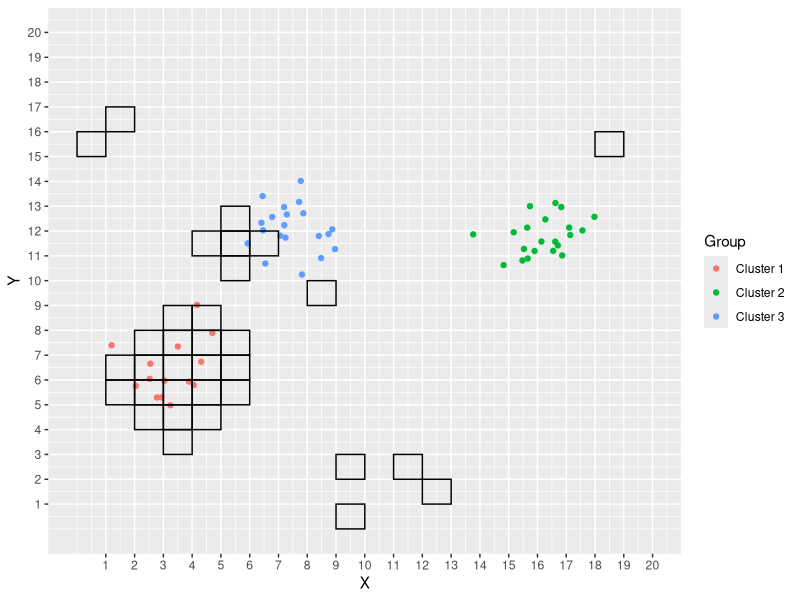
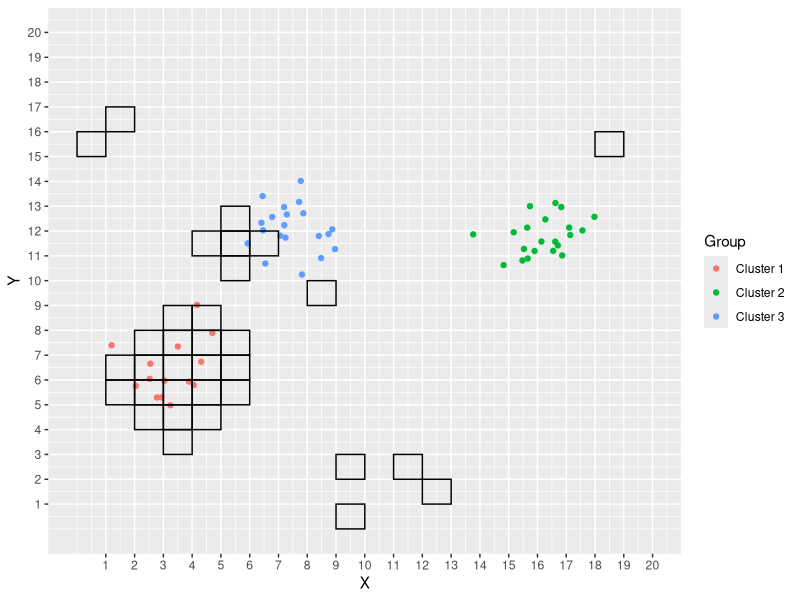
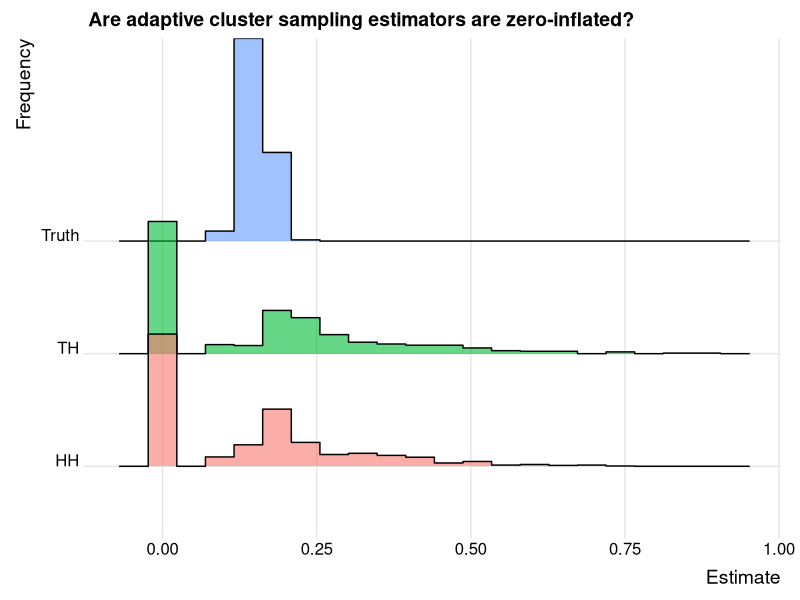

Write R code to recreate these figures, in order.
## ---- chunk 1
require(tidyverse)
## ---- chunk 2
make_clusters<-function(grid_size=20, nclusters=3, avg_size=20){
  # create a list of clusters.
  centers<-split(runif(nclusters*2,0,grid_size),seq(nclusters))
  # get the three cluster sizes
  sizes<-rpois(3,avg_size)
  # get list of matrices of the centers
  center_dfs<-map2(sizes,centers,
                   ~ kronecker(matrix(rep(1,.x),ncol=1), matrix(.y,ncol=2)))
                              # I actually used the kronecker product holy crap!
  # get coordinates of locations
  locations<-sizes %>% # use sizes
    map(~data.frame(matrix(rnorm(.x*2),ncol=2))) %>% # make list of df of changes from centers
    map2(.y=center_dfs,~.x+.y) %>% # add the changes on to the center
    map2(.y=seq(nclusters), ~ mutate(.x, Group=paste("Cluster",.y)))%>%
    bind_rows()
  colnames(locations)<-c("X","Y","Group")
  locations
}
make_clusters()
## ---- chunk 3
plot_clusters<-function(cluster_df, grid_size=20,samp=NULL){
  # cluster_df is the set of points on the grid
  # samp is the set of tiles that were sampled
  # create a plot of the clusters
  p<-ggplot(cluster_df, aes(x=X, y=Y, color=Group))+
    geom_point()+
    scale_x_continuous(breaks=seq(grid_size))+
    scale_y_continuous(breaks=seq(grid_size))+
    coord_cartesian(xlim=c(0,grid_size), ylim=c(0,grid_size))
  if(!is.null(samp)){
    # this will highlight tiles that are sampled
    # samp is the dataframe containing the coordinates for tiles
    p<-p+geom_rect(data=samp, 
                   aes( xmin=X-1, xmax=X, ymin=Y-1, ymax=Y),
                   color="black",
                   fill=NA)
  }
  plot(p)
}
## ---- chunk 4
is_occupied<-function(tile=c(1,1,1),df){
  # check if a tile is occupied tile location is given as c(row,column)
  # give a dataframe with coordinates of point
  # check if there are any points in xrange & yrange at the same time
  #sum((df[,1]<tile[2] & df[,1]>tile[2]-1) * (df[,1]<tile[2] & df[,1]>tile[2]-1))>0
  
  sum((df[,1]<tile[1]&df[,1]>tile[1]-1) & (df[,2]<tile[2] & df[,2]>tile[2]-1))>0
}
## ---- chunk 5
tile_sum<-function(tile=c(X=1,Y=1,K=1), df){
  # This function returns the y_k for tile k
  # tile is the tile to find the response of 
  # df is the dataframe of points on the grid
  sum((df[,1]<tile[1]&df[,1]>tile[1]-1) & (df[,2]<tile[2] & df[,2]>tile[2]-1))
}
## ---- chunk 6
get_neighbours<- function(tile=c(X=1,Y=1,k=1), hard_border=TRUE,grid_size=20){
  # gets a list of neighbouring tiles
  neighbours<-list(c(tile[1]-1, tile[2],   tile[3]),
                   c(tile[1],   tile[2]-1, tile[3]),
                   c(tile[1]+1, tile[2],   tile[3]),
                   c(tile[1],   tile[2]+1, tile[3]))
  if(hard_border){
    # do we want to include neighbours outside of the grid?
    # returns the neighbours that are only within the border
    neighbours<-neighbours[map_lgl(neighbours, ~prod(c(.x>0,.x<=grid_size)))]
  }
  # returns list of neighbours for a given tile 
  neighbours
}
## ---- chunk 7
get_tiles<-function(grid_size=20,n1=10,...){
  # this function returns a sample of n1 tiles using a square grid_size grid
  # get a tile
  tiles<-sample(1:grid_size^2,n1,...)
  # convert tile numbers into X and Y
  samp<-data.frame(X=tiles%%grid_size, Y=(tiles-1)%/%grid_size+1)
  samp$X[samp$X==0]<-grid_size
  samp$k<-1:n1
  samp
}

## ---- chunk 8
simulate_one<-function(nclusters=3, grid_size=20,n1=10,... ){
  # generate clusters
  points<-make_clusters()
  # choose the starting grid cells
  sample_tiles<-get_tiles(n1=10,...)
  # save a copy to check against for updates
  temp<-sample_tiles
  # check whether or not they are occupied based on the clusters
  occupied<-apply(sample_tiles,1,function(x) is_occupied(x, points))
  # find the neighbours of the occupied points
  neighbours<-apply(sample_tiles[occupied,], 1, get_neighbours)%>% # get neighbours
    bind_rows() %>% # turn list of neighbours into tibble
    as.data.frame() # into dataframe
  # update sample tiles to include neighbours
  sample_tiles<-rbind(sample_tiles,neighbours) %>%
    unique()
  
  # keep looping until sample_tiles does not grow
  while(dim(temp)[1]!=dim(sample_tiles)[1]){ 
    # save a copy to check against for updates
    temp<-sample_tiles
    # check whether or not they are occupied based on the clusters
    occupied<-apply(sample_tiles,1,function(x) is_occupied(x,points))
    # find the neighbours of the occupied points
    neighbours<-apply(sample_tiles[occupied,], 1, get_neighbours)%>% # get neighbours
      bind_rows() %>% # turn list of neighbours into tibble
      as.data.frame() # into dataframe
    # update sample tiles to include neighbours
    sample_tiles<-sample_tiles %>%
      bind_rows(neighbours) %>%
      unique()
  }
  
  # get the values of the response for each unit in the sample
  sample_tiles$y_k<-apply(sample_tiles,1,function(x) tile_sum(x, points))
  # get the number of units in each network m_k and add occupied to sample_tiles
  sample_tiles<-sample_tiles%>%
    cbind(occupied)%>%
    group_by(k)%>%
    mutate(m_k=sum(occupied))
  # minimum for m_k is 1 not 0, set all 0s to 1
  sample_tiles$m_k[sample_tiles$m_k==0]<-1
  
  return(list(sample_tiles=sample_tiles,
              points=points,
              nclusters=nclusters,
              grid_size=grid_size,
              n1=n1))
}

set.seed(pi)
sim_data<-simulate_one()
## ---- chunk 9
set.seed(pi)
sample_one<-simulate_one(n1=10,nclusters=3, grid_size=20)
plot_clusters(sample_one$points,samp=sample_one$sample_tiles)
## ---- chunk 10
modified_HH<-function(sim_data,plot=F,n1=10,...){
  # Find the hansen hurwitz estimator of a sample called sim_data
  if(plot==T){ # plot sample
    plot_clusters(sim_data$points,samp=sim_data$sample_tiles)
  }
  
  # sample_one$points and sample_one$sample_tiles
  # get the response values for each tile sampled
  y_k<-sim_data$sample_tiles$y_k
  # find the sum of each network that a unit belongs to this returns
  # k and the mean
  temp<-data.frame(y_k,group=sim_data$sample_tiles$k) %>%
    group_by(group)%>%
    filter(y_k>0) %>%
    summarize(network_means=mean(y_k))
  
  means<-data.frame(init_sample=1:n1,network_means=rep(0,n1))
  means[temp$group,2]<-temp$network_means
  mean(means$network_means)
}

modified_HH(sim_data,plot=T)
## ---- chunk 11
alpha_k<-function(sim_data){
  # get the response values for each tile sampled
  y_k<-sim_data$sample_tiles$y_k
  n1<-sim_data$n1
  N<-sim_data$grid_size^2
  1-choose(N-sim_data$sample_tiles$m_k, sim_data$n1)/choose(N,sim_data$n1)
}
alpha_k(sim_data)
## ---- chunk 12
modified_TH<-function(sim_data,plot=F){
  if(plot==T){
    plot_clusters(sim_data$points,samp=sim_data$sample_tiles)
  }
  a_k<-alpha_k(sim_data)
  N<-sim_data$grid_size^2
  y_k<-sim_data$sample_tiles$y_k
  J_k<-sim_data$sample_tiles$occupied
  1/N*sum(y_k*J_k/a_k)
}

modified_TH(sim_data)
## ---- chunk 13
results<-read.csv("Adaptive_Clustering_soft_border.csv")
head(results)
colMeans(results[,2:4])
## ---- chunk 14
results_long<-results %>% 
  pivot_longer(cols = HH:Truth,
               names_to = "Estimator", 
               values_to = "Value")

require(ggridges)
ggplot(results_long,aes(x=Value, y=Estimator, fill=Estimator))+
  geom_density_ridges(alpha=0.6, stat="binline",bins=20)+
  theme_ridges()+
  theme(legend.position="none")+
  xlab("Estimate") +
  ylab("Frequency")+
  ggtitle("Are adaptive cluster sampling estimators are zero-inflated?")

